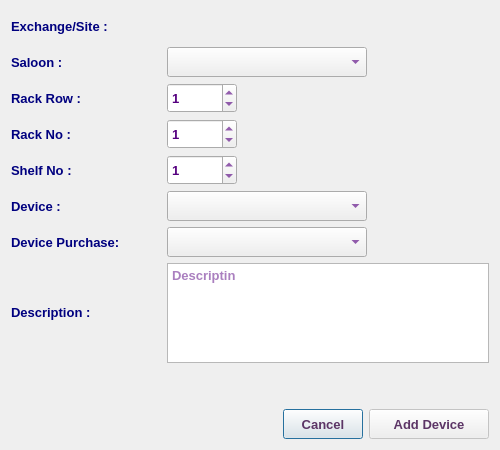
<?xml version="1.0" encoding="UTF-8"?>
<ui version="4.0">
 <class>AddDeviceInstallDialog</class>
 <widget class="QDialog" name="AddDeviceInstallDialog">
  <property name="windowModality">
   <enum>Qt::NonModal</enum>
  </property>
  <property name="geometry">
   <rect>
    <x>0</x>
    <y>0</y>
    <width>500</width>
    <height>450</height>
   </rect>
  </property>
  <property name="minimumSize">
   <size>
    <width>500</width>
    <height>450</height>
   </size>
  </property>
  <property name="maximumSize">
   <size>
    <width>501</width>
    <height>451</height>
   </size>
  </property>
  <property name="font">
   <font>
    <family>Tahoma</family>
    <pointsize>10</pointsize>
   </font>
  </property>
  <property name="windowTitle">
   <string>Device Installation</string>
  </property>
  <property name="windowIcon">
   <iconset resource="../../../../image.qrc">
    <normaloff>:/Image/add.png</normaloff>:/Image/add.png</iconset>
  </property>
  <layout class="QVBoxLayout" name="verticalLayout">
   <item>
    <layout class="QHBoxLayout" name="horizontalLayout_7">
     <item>
      <widget class="QLabel" name="label_6">
       <property name="minimumSize">
        <size>
         <width>150</width>
         <height>30</height>
        </size>
       </property>
       <property name="maximumSize">
        <size>
         <width>150</width>
         <height>30</height>
        </size>
       </property>
       <property name="font">
        <font>
         <family>Tahoma</family>
         <pointsize>10</pointsize>
         <weight>75</weight>
         <bold>true</bold>
        </font>
       </property>
       <property name="styleSheet">
        <string notr="true">color: rgb(0, 0, 127);</string>
       </property>
       <property name="text">
        <string>Exchange/Site :</string>
       </property>
      </widget>
     </item>
     <item>
      <widget class="QLabel" name="abbrLbl">
       <property name="sizePolicy">
        <sizepolicy hsizetype="Expanding" vsizetype="Preferred">
         <horstretch>0</horstretch>
         <verstretch>0</verstretch>
        </sizepolicy>
       </property>
       <property name="minimumSize">
        <size>
         <width>300</width>
         <height>30</height>
        </size>
       </property>
       <property name="maximumSize">
        <size>
         <width>16777215</width>
         <height>30</height>
        </size>
       </property>
       <property name="font">
        <font>
         <family>Tahoma</family>
         <pointsize>10</pointsize>
         <weight>75</weight>
         <bold>true</bold>
        </font>
       </property>
       <property name="styleSheet">
        <string notr="true">color: rgb(85, 0, 127);</string>
       </property>
       <property name="text">
        <string/>
       </property>
       <property name="alignment">
        <set>Qt::AlignLeading|Qt::AlignLeft|Qt::AlignVCenter</set>
       </property>
       <property name="wordWrap">
        <bool>true</bool>
       </property>
      </widget>
     </item>
    </layout>
   </item>
   <item>
    <layout class="QHBoxLayout" name="horizontalLayout_6">
     <item>
      <widget class="QLabel" name="label_5">
       <property name="minimumSize">
        <size>
         <width>150</width>
         <height>30</height>
        </size>
       </property>
       <property name="maximumSize">
        <size>
         <width>150</width>
         <height>30</height>
        </size>
       </property>
       <property name="font">
        <font>
         <family>Tahoma</family>
         <pointsize>10</pointsize>
         <weight>75</weight>
         <bold>true</bold>
        </font>
       </property>
       <property name="styleSheet">
        <string notr="true">color: rgb(0, 0, 127);</string>
       </property>
       <property name="text">
        <string>Saloon :</string>
       </property>
      </widget>
     </item>
     <item>
      <widget class="QComboBox" name="saloonCB">
       <property name="sizePolicy">
        <sizepolicy hsizetype="Expanding" vsizetype="Preferred">
         <horstretch>0</horstretch>
         <verstretch>0</verstretch>
        </sizepolicy>
       </property>
       <property name="minimumSize">
        <size>
         <width>200</width>
         <height>30</height>
        </size>
       </property>
       <property name="maximumSize">
        <size>
         <width>250</width>
         <height>30</height>
        </size>
       </property>
       <property name="font">
        <font>
         <family>Tahoma</family>
         <pointsize>10</pointsize>
         <weight>75</weight>
         <bold>true</bold>
        </font>
       </property>
       <property name="styleSheet">
        <string notr="true">color: rgb(85, 0, 127);</string>
       </property>
      </widget>
     </item>
     <item>
      <spacer name="horizontalSpacer_3">
       <property name="orientation">
        <enum>Qt::Horizontal</enum>
       </property>
       <property name="sizeHint" stdset="0">
        <size>
         <width>40</width>
         <height>20</height>
        </size>
       </property>
      </spacer>
     </item>
    </layout>
   </item>
   <item>
    <layout class="QHBoxLayout" name="horizontalLayout_9">
     <item>
      <widget class="QLabel" name="label_8">
       <property name="minimumSize">
        <size>
         <width>150</width>
         <height>30</height>
        </size>
       </property>
       <property name="maximumSize">
        <size>
         <width>150</width>
         <height>30</height>
        </size>
       </property>
       <property name="font">
        <font>
         <family>Tahoma</family>
         <pointsize>10</pointsize>
         <weight>75</weight>
         <bold>true</bold>
        </font>
       </property>
       <property name="styleSheet">
        <string notr="true">color: rgb(0, 0, 127);</string>
       </property>
       <property name="text">
        <string>Rack Row :</string>
       </property>
      </widget>
     </item>
     <item>
      <widget class="QSpinBox" name="rowSB">
       <property name="sizePolicy">
        <sizepolicy hsizetype="Minimum" vsizetype="Preferred">
         <horstretch>0</horstretch>
         <verstretch>0</verstretch>
        </sizepolicy>
       </property>
       <property name="minimumSize">
        <size>
         <width>70</width>
         <height>30</height>
        </size>
       </property>
       <property name="maximumSize">
        <size>
         <width>70</width>
         <height>30</height>
        </size>
       </property>
       <property name="font">
        <font>
         <family>Tahoma</family>
         <pointsize>10</pointsize>
         <weight>75</weight>
         <bold>true</bold>
        </font>
       </property>
       <property name="styleSheet">
        <string notr="true">color: rgb(85, 0, 127);</string>
       </property>
       <property name="minimum">
        <number>-100</number>
       </property>
       <property name="maximum">
        <number>100</number>
       </property>
       <property name="value">
        <number>1</number>
       </property>
      </widget>
     </item>
     <item>
      <spacer name="horizontalSpacer_9">
       <property name="font">
        <font>
         <family>Tahoma</family>
         <pointsize>10</pointsize>
        </font>
       </property>
       <property name="orientation">
        <enum>Qt::Horizontal</enum>
       </property>
       <property name="sizeHint" stdset="0">
        <size>
         <width>40</width>
         <height>20</height>
        </size>
       </property>
      </spacer>
     </item>
    </layout>
   </item>
   <item>
    <layout class="QHBoxLayout" name="horizontalLayout_8">
     <item>
      <widget class="QLabel" name="label_7">
       <property name="minimumSize">
        <size>
         <width>150</width>
         <height>30</height>
        </size>
       </property>
       <property name="maximumSize">
        <size>
         <width>150</width>
         <height>30</height>
        </size>
       </property>
       <property name="font">
        <font>
         <family>Tahoma</family>
         <pointsize>10</pointsize>
         <weight>75</weight>
         <bold>true</bold>
        </font>
       </property>
       <property name="styleSheet">
        <string notr="true">color: rgb(0, 0, 127);</string>
       </property>
       <property name="text">
        <string>Rack No :</string>
       </property>
      </widget>
     </item>
     <item>
      <widget class="QSpinBox" name="rackSB">
       <property name="sizePolicy">
        <sizepolicy hsizetype="Minimum" vsizetype="Preferred">
         <horstretch>0</horstretch>
         <verstretch>0</verstretch>
        </sizepolicy>
       </property>
       <property name="minimumSize">
        <size>
         <width>70</width>
         <height>30</height>
        </size>
       </property>
       <property name="maximumSize">
        <size>
         <width>70</width>
         <height>30</height>
        </size>
       </property>
       <property name="font">
        <font>
         <family>Tahoma</family>
         <pointsize>10</pointsize>
         <weight>75</weight>
         <bold>true</bold>
        </font>
       </property>
       <property name="styleSheet">
        <string notr="true">color: rgb(85, 0, 127);</string>
       </property>
       <property name="minimum">
        <number>-100</number>
       </property>
       <property name="maximum">
        <number>100</number>
       </property>
       <property name="value">
        <number>1</number>
       </property>
      </widget>
     </item>
     <item>
      <spacer name="horizontalSpacer_8">
       <property name="font">
        <font>
         <family>Tahoma</family>
         <pointsize>10</pointsize>
        </font>
       </property>
       <property name="orientation">
        <enum>Qt::Horizontal</enum>
       </property>
       <property name="sizeHint" stdset="0">
        <size>
         <width>40</width>
         <height>20</height>
        </size>
       </property>
      </spacer>
     </item>
    </layout>
   </item>
   <item>
    <layout class="QHBoxLayout" name="horizontalLayout_2">
     <item>
      <widget class="QLabel" name="label_2">
       <property name="minimumSize">
        <size>
         <width>150</width>
         <height>30</height>
        </size>
       </property>
       <property name="maximumSize">
        <size>
         <width>150</width>
         <height>30</height>
        </size>
       </property>
       <property name="font">
        <font>
         <family>Tahoma</family>
         <pointsize>10</pointsize>
         <weight>75</weight>
         <bold>true</bold>
        </font>
       </property>
       <property name="styleSheet">
        <string notr="true">color: rgb(0, 0, 127);</string>
       </property>
       <property name="text">
        <string>Shelf No :</string>
       </property>
      </widget>
     </item>
     <item>
      <widget class="QSpinBox" name="shelfSB">
       <property name="sizePolicy">
        <sizepolicy hsizetype="Minimum" vsizetype="Preferred">
         <horstretch>0</horstretch>
         <verstretch>0</verstretch>
        </sizepolicy>
       </property>
       <property name="minimumSize">
        <size>
         <width>70</width>
         <height>30</height>
        </size>
       </property>
       <property name="maximumSize">
        <size>
         <width>70</width>
         <height>30</height>
        </size>
       </property>
       <property name="font">
        <font>
         <family>Tahoma</family>
         <pointsize>10</pointsize>
         <weight>75</weight>
         <bold>true</bold>
        </font>
       </property>
       <property name="styleSheet">
        <string notr="true">color: rgb(85, 0, 127);</string>
       </property>
       <property name="minimum">
        <number>-100</number>
       </property>
       <property name="maximum">
        <number>100</number>
       </property>
       <property name="value">
        <number>1</number>
       </property>
      </widget>
     </item>
     <item>
      <spacer name="horizontalSpacer_2">
       <property name="font">
        <font>
         <family>Tahoma</family>
         <pointsize>10</pointsize>
        </font>
       </property>
       <property name="orientation">
        <enum>Qt::Horizontal</enum>
       </property>
       <property name="sizeHint" stdset="0">
        <size>
         <width>40</width>
         <height>20</height>
        </size>
       </property>
      </spacer>
     </item>
    </layout>
   </item>
   <item>
    <layout class="QHBoxLayout" name="horizontalLayout_3">
     <item>
      <widget class="QLabel" name="label_3">
       <property name="minimumSize">
        <size>
         <width>150</width>
         <height>30</height>
        </size>
       </property>
       <property name="maximumSize">
        <size>
         <width>150</width>
         <height>30</height>
        </size>
       </property>
       <property name="font">
        <font>
         <family>Tahoma</family>
         <pointsize>10</pointsize>
         <weight>75</weight>
         <bold>true</bold>
        </font>
       </property>
       <property name="styleSheet">
        <string notr="true">color: rgb(0, 0, 127);</string>
       </property>
       <property name="text">
        <string>Device :</string>
       </property>
      </widget>
     </item>
     <item>
      <widget class="QComboBox" name="deviceCB">
       <property name="sizePolicy">
        <sizepolicy hsizetype="Expanding" vsizetype="Preferred">
         <horstretch>0</horstretch>
         <verstretch>0</verstretch>
        </sizepolicy>
       </property>
       <property name="minimumSize">
        <size>
         <width>200</width>
         <height>30</height>
        </size>
       </property>
       <property name="maximumSize">
        <size>
         <width>250</width>
         <height>30</height>
        </size>
       </property>
       <property name="font">
        <font>
         <family>Tahoma</family>
         <pointsize>10</pointsize>
         <weight>75</weight>
         <bold>true</bold>
        </font>
       </property>
       <property name="styleSheet">
        <string notr="true">color: rgb(85, 0, 127);</string>
       </property>
      </widget>
     </item>
     <item>
      <spacer name="horizontalSpacer_4">
       <property name="orientation">
        <enum>Qt::Horizontal</enum>
       </property>
       <property name="sizeHint" stdset="0">
        <size>
         <width>40</width>
         <height>20</height>
        </size>
       </property>
      </spacer>
     </item>
    </layout>
   </item>
   <item>
    <layout class="QHBoxLayout" name="horizontalLayout_5">
     <item>
      <widget class="QLabel" name="label_4">
       <property name="minimumSize">
        <size>
         <width>150</width>
         <height>30</height>
        </size>
       </property>
       <property name="maximumSize">
        <size>
         <width>150</width>
         <height>30</height>
        </size>
       </property>
       <property name="font">
        <font>
         <family>Tahoma</family>
         <pointsize>10</pointsize>
         <weight>75</weight>
         <bold>true</bold>
        </font>
       </property>
       <property name="styleSheet">
        <string notr="true">color: rgb(0, 0, 127);</string>
       </property>
       <property name="text">
        <string>Device Purchase:</string>
       </property>
      </widget>
     </item>
     <item>
      <widget class="QComboBox" name="purchaseCB">
       <property name="sizePolicy">
        <sizepolicy hsizetype="Expanding" vsizetype="Preferred">
         <horstretch>0</horstretch>
         <verstretch>0</verstretch>
        </sizepolicy>
       </property>
       <property name="minimumSize">
        <size>
         <width>200</width>
         <height>30</height>
        </size>
       </property>
       <property name="maximumSize">
        <size>
         <width>250</width>
         <height>30</height>
        </size>
       </property>
       <property name="font">
        <font>
         <family>Tahoma</family>
         <pointsize>10</pointsize>
         <weight>75</weight>
         <bold>true</bold>
        </font>
       </property>
       <property name="styleSheet">
        <string notr="true">color: rgb(85, 0, 127);</string>
       </property>
      </widget>
     </item>
     <item>
      <spacer name="horizontalSpacer_5">
       <property name="orientation">
        <enum>Qt::Horizontal</enum>
       </property>
       <property name="sizeHint" stdset="0">
        <size>
         <width>40</width>
         <height>20</height>
        </size>
       </property>
      </spacer>
     </item>
    </layout>
   </item>
   <item>
    <layout class="QHBoxLayout" name="horizontalLayout">
     <item>
      <widget class="QLabel" name="label_9">
       <property name="minimumSize">
        <size>
         <width>150</width>
         <height>25</height>
        </size>
       </property>
       <property name="maximumSize">
        <size>
         <width>150</width>
         <height>25</height>
        </size>
       </property>
       <property name="font">
        <font>
         <family>Tahoma</family>
         <pointsize>10</pointsize>
         <weight>75</weight>
         <bold>true</bold>
        </font>
       </property>
       <property name="styleSheet">
        <string notr="true">color: rgb(0, 0, 127);</string>
       </property>
       <property name="text">
        <string>Description :</string>
       </property>
      </widget>
     </item>
     <item>
      <widget class="QTextEdit" name="descTE">
       <property name="minimumSize">
        <size>
         <width>0</width>
         <height>100</height>
        </size>
       </property>
       <property name="maximumSize">
        <size>
         <width>16777215</width>
         <height>100</height>
        </size>
       </property>
       <property name="font">
        <font>
         <family>Tahoma</family>
         <pointsize>10</pointsize>
         <weight>75</weight>
         <bold>true</bold>
        </font>
       </property>
       <property name="styleSheet">
        <string notr="true">color: rgb(85, 0, 127);</string>
       </property>
       <property name="placeholderText">
        <string>Descriptin</string>
       </property>
      </widget>
     </item>
    </layout>
   </item>
   <item>
    <spacer name="verticalSpacer">
     <property name="font">
      <font>
       <family>Tahoma</family>
       <pointsize>10</pointsize>
      </font>
     </property>
     <property name="orientation">
      <enum>Qt::Vertical</enum>
     </property>
     <property name="sizeHint" stdset="0">
      <size>
       <width>20</width>
       <height>40</height>
      </size>
     </property>
    </spacer>
   </item>
   <item>
    <layout class="QHBoxLayout" name="horizontalLayout_4">
     <item>
      <spacer name="horizontalSpacer">
       <property name="font">
        <font>
         <family>Tahoma</family>
         <pointsize>10</pointsize>
        </font>
       </property>
       <property name="orientation">
        <enum>Qt::Horizontal</enum>
       </property>
       <property name="sizeHint" stdset="0">
        <size>
         <width>40</width>
         <height>20</height>
        </size>
       </property>
      </spacer>
     </item>
     <item>
      <widget class="QPushButton" name="cancelBtn">
       <property name="sizePolicy">
        <sizepolicy hsizetype="Preferred" vsizetype="Preferred">
         <horstretch>0</horstretch>
         <verstretch>0</verstretch>
        </sizepolicy>
       </property>
       <property name="minimumSize">
        <size>
         <width>80</width>
         <height>30</height>
        </size>
       </property>
       <property name="maximumSize">
        <size>
         <width>150</width>
         <height>30</height>
        </size>
       </property>
       <property name="font">
        <font>
         <family>Tahoma</family>
         <pointsize>10</pointsize>
         <weight>75</weight>
         <bold>true</bold>
        </font>
       </property>
       <property name="styleSheet">
        <string notr="true">color: rgb(92, 53, 102);</string>
       </property>
       <property name="text">
        <string>Cancel</string>
       </property>
      </widget>
     </item>
     <item>
      <widget class="QPushButton" name="okBtn">
       <property name="enabled">
        <bool>false</bool>
       </property>
       <property name="sizePolicy">
        <sizepolicy hsizetype="Preferred" vsizetype="Preferred">
         <horstretch>0</horstretch>
         <verstretch>0</verstretch>
        </sizepolicy>
       </property>
       <property name="minimumSize">
        <size>
         <width>120</width>
         <height>30</height>
        </size>
       </property>
       <property name="maximumSize">
        <size>
         <width>200</width>
         <height>30</height>
        </size>
       </property>
       <property name="font">
        <font>
         <family>Tahoma</family>
         <pointsize>10</pointsize>
         <weight>75</weight>
         <bold>true</bold>
        </font>
       </property>
       <property name="styleSheet">
        <string notr="true">color: rgb(92, 53, 102);</string>
       </property>
       <property name="text">
        <string>Add Device</string>
       </property>
       <property name="icon">
        <iconset resource="../../../../image.qrc">
         <normaloff>:/Image/add.png</normaloff>:/Image/add.png</iconset>
       </property>
       <property name="iconSize">
        <size>
         <width>20</width>
         <height>20</height>
        </size>
       </property>
      </widget>
     </item>
    </layout>
   </item>
  </layout>
 </widget>
 <tabstops>
  <tabstop>saloonCB</tabstop>
  <tabstop>rowSB</tabstop>
  <tabstop>rackSB</tabstop>
  <tabstop>shelfSB</tabstop>
  <tabstop>deviceCB</tabstop>
  <tabstop>purchaseCB</tabstop>
  <tabstop>descTE</tabstop>
  <tabstop>okBtn</tabstop>
  <tabstop>cancelBtn</tabstop>
 </tabstops>
 <resources>
  <include location="../../../../image.qrc"/>
 </resources>
 <connections/>
</ui>
